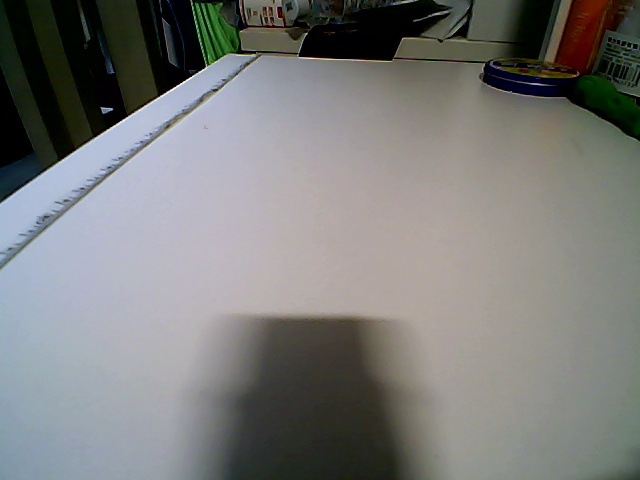
#> input picture calib_images/calib_20260422_191859.jpg, 640 x 480 px, given in place of the camera
$ python test_roi.py
#> lines starting #> are read from the running program, lines starting #| are printed output that depends on the picture; after the words box and inside, x2 and y2 are one past the last pixel; in counts of white or black regions, pixels touching at a corner belong together
#!/usr/bin/env python3
import cv2
import numpy as np
import os
import time
from datetime import datetime

# ========== 创建保存文件夹 ==========
save_dir = "roi_test_results"
if not os.path.exists(save_dir):
    os.makedirs(save_dir)
print(f"📁 图片将保存到: {save_dir}/")

# ========== 你的红色阈值 ==========
lower_red = np.array([0, 60, 150])
upper_red = np.array([12, 255, 255])

# ========== 初始化摄像头 ==========
print("📷 初始化摄像头...")
cap = cv2.VideoCapture(0)
cap.set(cv2.CAP_PROP_FRAME_WIDTH, 640)
cap.set(cv2.CAP_PROP_FRAME_HEIGHT, 480)
time.sleep(0.5)
print("✅ 摄像头初始化完成")

print("\n" + "="*60)
print("🚗 ROI验证程序 (只处理下半部分)")
print("="*60)
print("每2秒自动拍一张照片，共拍10张")
print("请移动色带或小车，拍下不同位置")
print("按 Ctrl+C 提前结束\n")

try:
    for i in range(5):
        # 读取一帧
        ret, frame = cap.read()
        if not ret:
            print("❌ 读取失败")
            continue

        # 获取图像尺寸
        h, w = frame.shape[:2]

        # ===== 只取下半部分 (ROI) =====
        roi_height = 240  # 处理底部240像素
        roi = frame[h-roi_height:h, :]  # 这就是你代码里用的

        # ===== 在ROI上做红色检测 =====
        hsv_roi = cv2.cvtColor(roi, cv2.COLOR_BGR2HSV)
        mask = cv2.inRange(hsv_roi, lower_red, upper_red)

        # 形态学去噪
        kernel = np.ones((3,3), np.uint8)
        mask = cv2.morphologyEx(mask, cv2.MORPH_OPEN, kernel)
        mask = cv2.morphologyEx(mask, cv2.MORPH_CLOSE, kernel)

        # 找轮廓
        contours, _ = cv2.findContours(mask, cv2.RETR_EXTERNAL, cv2.CHAIN_APPROX_SIMPLE)

        # ===== 创建结果图像 =====
        # 1. 原图（标记ROI区域）
        img_original = frame.copy()
        # 画一条红线标记ROI的上边界
        cv2.line(img_original, (0, h-roi_height), (w, h-roi_height), (0, 0, 255), 2)
        cv2.putText(img_original, "ROI (只看以下区域)", (10, h-roi_height-10),
                   cv2.FONT_HERSHEY_SIMPLEX, 0.6, (0, 0, 255), 2)

        # 2. ROI放大图
        img_roi = roi.copy()

        # 3. 检测结果图
        img_result = roi.copy()
        if contours:
            max_contour = max(contours, key=cv2.contourArea)
            area = cv2.contourArea(max_contour)

            if area > 500:
                # 画轮廓
                cv2.drawContours(img_result, [max_contour], -1, (0, 255, 0), 2)

                # 计算中心
                M = cv2.moments(max_contour)
                if M["m00"] > 0:
                    cx = int(M["m10"] / M["m00"])
                    cy = int(M["m01"] / M["m00"])
                    cv2.circle(img_result, (cx, cy), 5, (0, 0, 255), -1)

                    # 计算误差
                    error = cx - roi.shape[1]//2

                    # 画中心线
                    cv2.line(img_result, (roi.shape[1]//2, 0), (roi.shape[1]//2, roi.shape[0]), (255, 0, 0), 2)

                    # 添加文字
                    cv2.putText(img_result, f"Error: {error}", (10, 30),
                               cv2.FONT_HERSHEY_SIMPLEX, 0.7, (0, 255, 0), 2)
                    cv2.putText(img_result, f"Area: {area:.0f}", (10, 60),
                               cv2.FONT_HERSHEY_SIMPLEX, 0.7, (0, 255, 0), 2)

        # ===== 保存图片 =====
        timestamp = datetime.now().strftime("%H%M%S")

        cv2.imwrite(f"{save_dir}/{i:02d}_original.jpg", img_original)
        cv2.imwrite(f"{save_dir}/{i:02d}_roi.jpg", img_roi)
        cv2.imwrite(f"{save_dir}/{i:02d}_result.jpg", img_result)

        print(f"[{i+1}/10] ✅ 已保存第 {i+1} 组图片")
        print(f"    误差: {error if 'error' in locals() else 'N/A'}")

        # 等待2秒再拍下一张
        if i < 9:
            time.sleep(2)
#> this loop made 5 passes
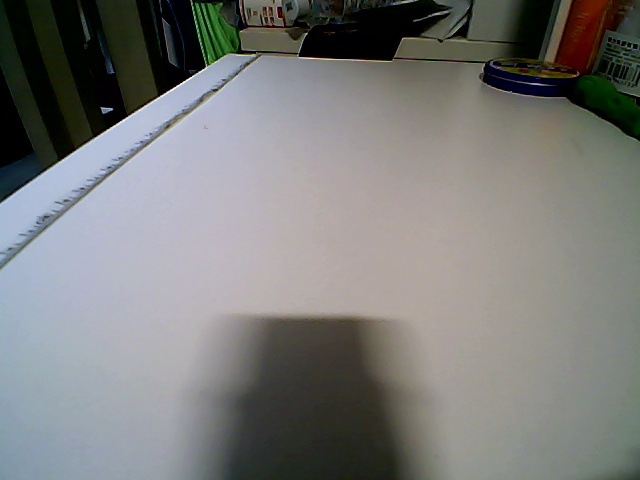
#> input picture calib_images/calib_20260422_191859.jpg, 640 x 480 px, given in place of the camera
#> pass 1, `roi = frame[h-roi_height:h, :]`:
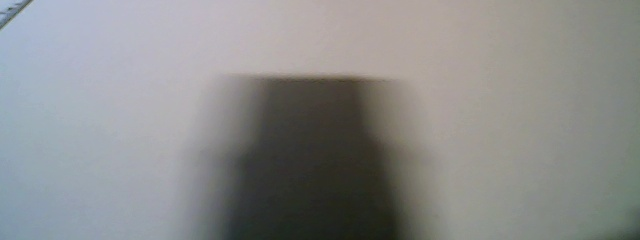
#> roi: shape (240, 640, 3); mean B, G, R 139.5, 140.1, 139.1
#> pass 1, `cv2.imwrite(f"{save_dir}/{i:02d}_original.jpg", img_original)`:
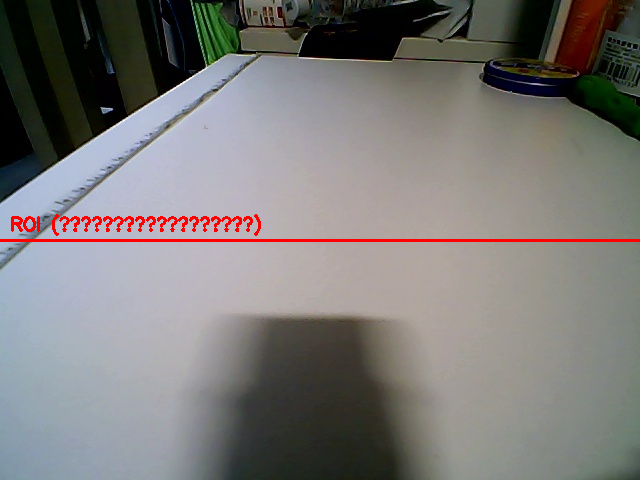
#> saved as 00_original.jpg: shape (480, 640, 3); mean B, G, R 120, 121.6, 124

except KeyboardInterrupt:
    print("\n\n👋 用户中断")

finally:
    cap.release()
    print(f"\n📁 所有图片保存在: {save_dir}/")
    print("文件说明:")
    print("  XX_original.jpg - 原图（红线以上不处理）")
    print("  XX_roi.jpg      - 只截取下半部分")
    print("  XX_result.jpg   - 检测结果（只在下半部分找线）")

$ run again, on calib_images/calib_20260422_192540.jpg
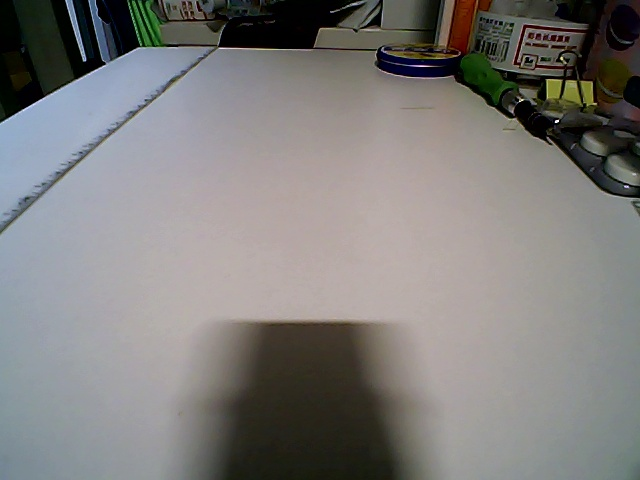
#> input picture calib_images/calib_20260422_192540.jpg, 640 x 480 px, given in place of the camera
#> the loop `for i in range(5):` made 5 passes
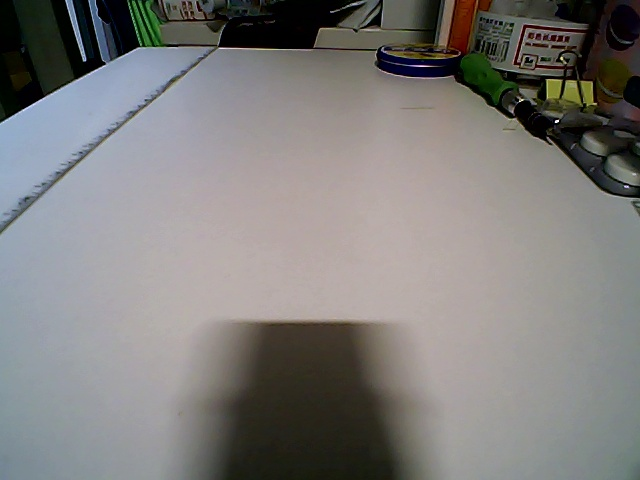
#> input picture calib_images/calib_20260422_192540.jpg, 640 x 480 px, given in place of the camera
#> pass 1, `roi = frame[h-roi_height:h, :]`:
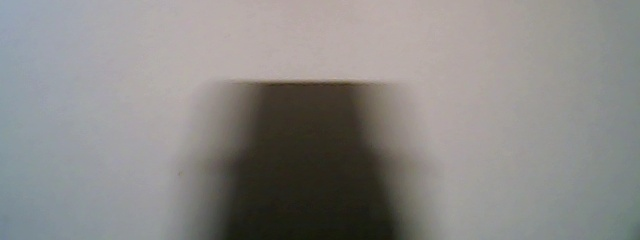
#> roi: shape (240, 640, 3); mean B, G, R 134.6, 136.7, 138.5
#> pass 1, `cv2.imwrite(f"{save_dir}/{i:02d}_original.jpg", img_original)`:
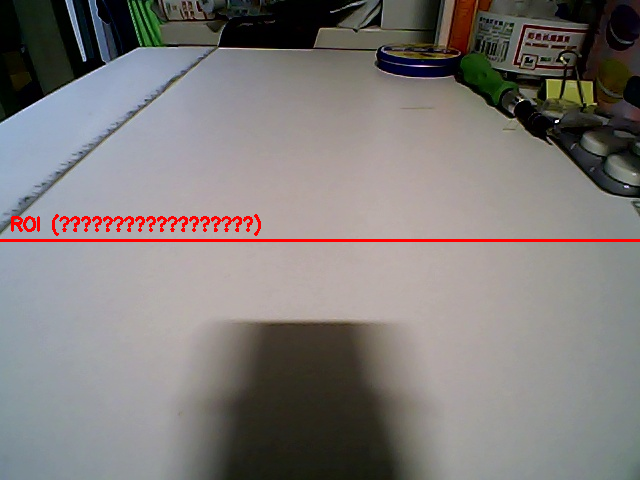
#> saved as 00_original.jpg: shape (480, 640, 3); mean B, G, R 121.5, 123.2, 127.8

$ run again, on calib_images/calib_20260422_202125.jpg
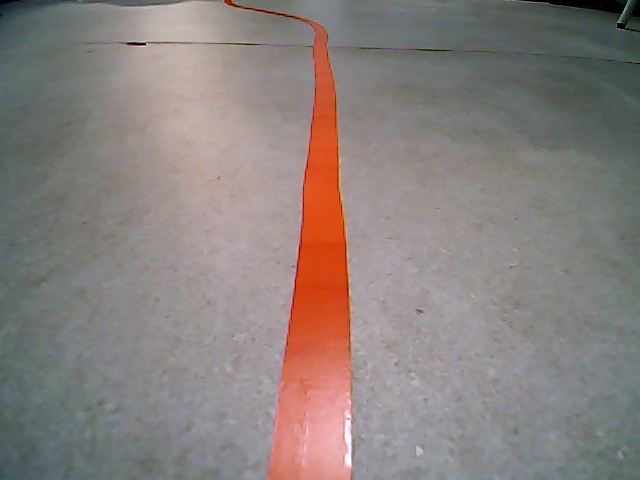
#> input picture calib_images/calib_20260422_202125.jpg, 640 x 480 px, given in place of the camera
#> the loop `for i in range(5):` made 5 passes
#|     误差: -6
#|     误差: -6
#|     误差: -6
#|     误差: -6
#|     误差: -6
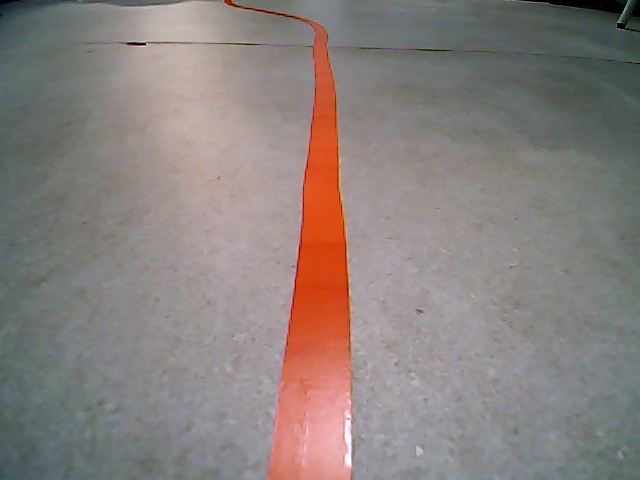
#> input picture calib_images/calib_20260422_202125.jpg, 640 x 480 px, given in place of the camera
#> after the loop `for i in range(5):`:
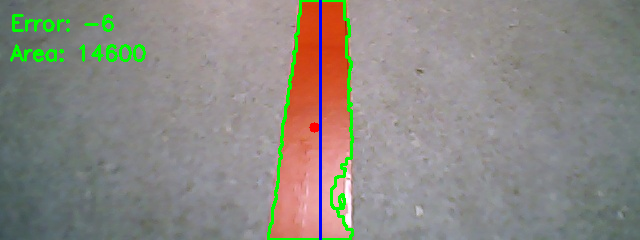
#> img_result: shape (240, 640, 3); mean B, G, R 130.5, 136.5, 139.5
#> after the loop `for i in range(5):`:
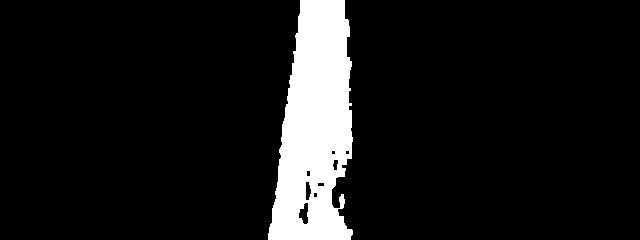
#> mask: shape (240, 640); 9.5% white; 1 white region, box (x1, y1, x2, y2) and area: (268, 0, 353, 240) 14650
